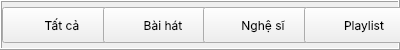
        <widget class="QFrame" name="frame_2">
         <property name="sizePolicy">
          <sizepolicy hsizetype="Expanding" vsizetype="Expanding">
           <horstretch>0</horstretch>
           <verstretch>0</verstretch>
          </sizepolicy>
         </property>
         <property name="minimumSize">
          <size>
           <width>400</width>
           <height>50</height>
          </size>
         </property>
         <property name="maximumSize">
          <size>
           <width>400</width>
           <height>50</height>
          </size>
         </property>
         <property name="baseSize">
          <size>
           <width>0</width>
           <height>0</height>
          </size>
         </property>
         <property name="font">
          <font>
           <family>Inter</family>
          </font>
         </property>
         <property name="frameShape">
          <enum>QFrame::Box</enum>
         </property>
         <property name="frameShadow">
          <enum>QFrame::Raised</enum>
         </property>
         <layout class="QHBoxLayout" name="horizontalLayout_26">
          <property name="leftMargin">
           <number>0</number>
          </property>
          <property name="topMargin">
           <number>0</number>
          </property>
          <property name="rightMargin">
           <number>0</number>
          </property>
          <property name="bottomMargin">
           <number>0</number>
          </property>
          <item>
           <widget class="QPushButton" name="pushButton_14">
            <property name="sizePolicy">
             <sizepolicy hsizetype="Fixed" vsizetype="Fixed">
              <horstretch>0</horstretch>
              <verstretch>0</verstretch>
             </sizepolicy>
            </property>
            <property name="minimumSize">
             <size>
              <width>120</width>
              <height>36</height>
             </size>
            </property>
            <property name="maximumSize">
             <size>
              <width>140</width>
              <height>36</height>
             </size>
            </property>
            <property name="layoutDirection">
             <enum>Qt::LeftToRight</enum>
            </property>
            <property name="text">
             <string>Tất cả</string>
            </property>
            <property name="autoDefault">
             <bool>false</bool>
            </property>
           </widget>
          </item>
          <item>
           <widget class="QPushButton" name="pushButton_11">
            <property name="sizePolicy">
             <sizepolicy hsizetype="Fixed" vsizetype="Fixed">
              <horstretch>0</horstretch>
              <verstretch>0</verstretch>
             </sizepolicy>
            </property>
            <property name="minimumSize">
             <size>
              <width>120</width>
              <height>36</height>
             </size>
            </property>
            <property name="maximumSize">
             <size>
              <width>140</width>
              <height>36</height>
             </size>
            </property>
            <property name="text">
             <string>Bài hát</string>
            </property>
           </widget>
          </item>
          <item>
           <widget class="QPushButton" name="pushButton_10">
            <property name="sizePolicy">
             <sizepolicy hsizetype="Fixed" vsizetype="Fixed">
              <horstretch>0</horstretch>
              <verstretch>0</verstretch>
             </sizepolicy>
            </property>
            <property name="minimumSize">
             <size>
              <width>120</width>
              <height>36</height>
             </size>
            </property>
            <property name="maximumSize">
             <size>
              <width>140</width>
              <height>36</height>
             </size>
            </property>
            <property name="text">
             <string>Nghệ sĩ</string>
            </property>
           </widget>
          </item>
          <item>
           <widget class="QPushButton" name="pushButton_13">
            <property name="sizePolicy">
             <sizepolicy hsizetype="Fixed" vsizetype="Fixed">
              <horstretch>0</horstretch>
              <verstretch>0</verstretch>
             </sizepolicy>
            </property>
            <property name="minimumSize">
             <size>
              <width>120</width>
              <height>36</height>
             </size>
            </property>
            <property name="maximumSize">
             <size>
              <width>140</width>
              <height>36</height>
             </size>
            </property>
            <property name="text">
             <string>Playlist</string>
            </property>
           </widget>
          </item>
         </layout>
        </widget>
